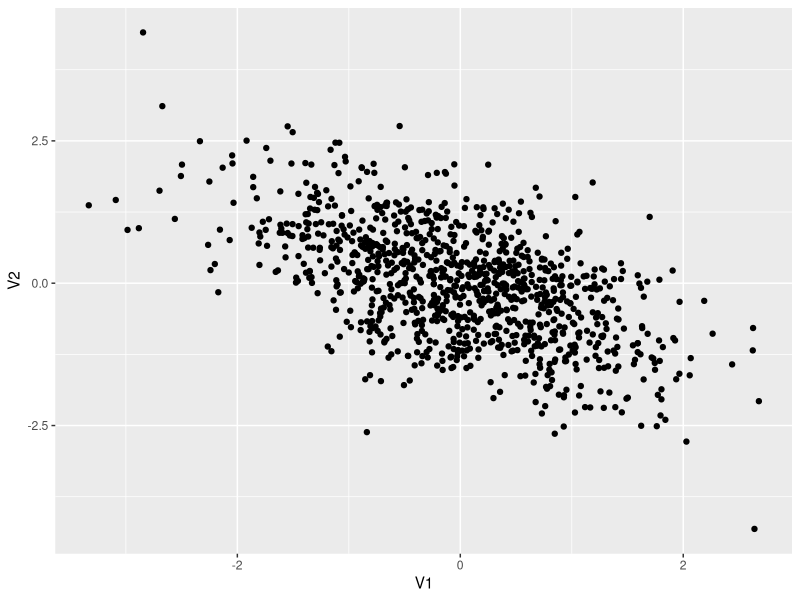

Generate this figure with R:
library("lme4")
library("tidyverse")

set.seed(11709)

nsubj <- 100 # number of subjects
nitem <- 50  # must be an even number

mu <- 800 # grand mean
eff <- 80 # 80 ms difference
effc <- c(-.5, .5) # deviation codes

iri_sd <- 80 # by-item random intercept sd (omega_00)

## for the by-subjects variance-covariance matrix
sri_sd <- 100 # by-subject random intercept sd
srs_sd <- 40 # by-subject random slope sd
rcor <- .2 # correlation between intercept and slope

err_sd <- 200 # residual (standard deviation)

items <- tibble(item_id = 1:nitem,
		cond = rep(c(-.5, .5), times = nitem / 2),
		iri = rnorm(nitem, 0, sd = iri_sd))

items

## mx is the variance-covariance matrix
mx <- matrix(c(1, -.6,
	       -.6, 1), nrow = 2, byrow = TRUE)

biv_data <- MASS::mvrnorm(1000, mu = c(0, 0), Sigma = mx)

## look at biv_data
ggplot(as.tibble(biv_data), aes(V1, V2)) + geom_point()

mx <- matrix(c(sri_sd^2,               rcor * sri_sd * srs_sd,
	       rcor * sri_sd * srs_sd, srs_sd^2),
	     nrow = 2, byrow = TRUE) # look at it

by_subj_rfx <- MASS::mvrnorm(nsubj, mu = c(sri = 0, srs = 0), Sigma = mx)

subjects <- as.tibble(by_subj_rfx) %>%
  mutate(subj_id = row_number()) %>%
  select(subj_id, everything())

subjects %>% print(n = +Inf)

trials <- crossing(subjects %>% select(subj_id),
		   items %>% select(item_id)) %>%
  mutate(err = rnorm(nrow(subjects) * nrow(items), mean = 0, sd = err_sd))

trials

dat_sim <- subjects %>%
  inner_join(trials, "subj_id") %>%
  inner_join(items, "item_id") %>%
  arrange(subj_id, item_id) %>%
  select(subj_id, item_id, sri, iri, srs, cond, err)

dat_sim

dat_sim2 <- dat_sim %>%
  mutate(Y = mu + sri + iri + (eff + srs) * cond + err) %>%
  select(subj_id, item_id, Y, everything())

dat_sim2

library("lme4")

mod_sim <- lmer(Y ~ cond + (1 + cond | subj_id) + (1 | item_id),
		dat_sim2, REML = FALSE)

summary(mod_sim, corr = FALSE)

srfx <- attr(VarCorr(mod_sim)$subj_id, "stddev")
irfx <- attr(VarCorr(mod_sim)$item_id, "stddev")
rc <- attr(VarCorr(mod_sim)$subj_id, "correlation")[1, 2]

res <- attr(VarCorr(mod_sim), "sc")

ffx <- fixef(mod_sim)

tribble(~parameter, ~variable, ~input, ~estimate,
	"\\(\\hat{\\beta}_0\\)", "=mu=", mu, round(ffx[1], 3),
	"\\(\\hat{\\beta}_1\\)", "=eff=", eff, round(ffx[2], 3))

tribble(~parameter, ~variable, ~input, ~estimate,
	"\\(\\hat{\\tau}_{00}\\)", "=sri_sd=", sri_sd, round(srfx[1], 3),
	"\\(\\hat{\\tau}_{11}\\)", "=srs_sd=", srs_sd, round(srfx[2], 3),
	"\\(\\hat{\\rho}\\)", "=rcor=", rcor, round(rc, 3),
	"\\(\\hat{\\omega}_{00}\\)", "=iri_sd=", iri_sd, round(irfx[1], 3),
	"\\(\\hat{\\sigma}\\)", "=err_sd=", err_sd, round(res, 3))
